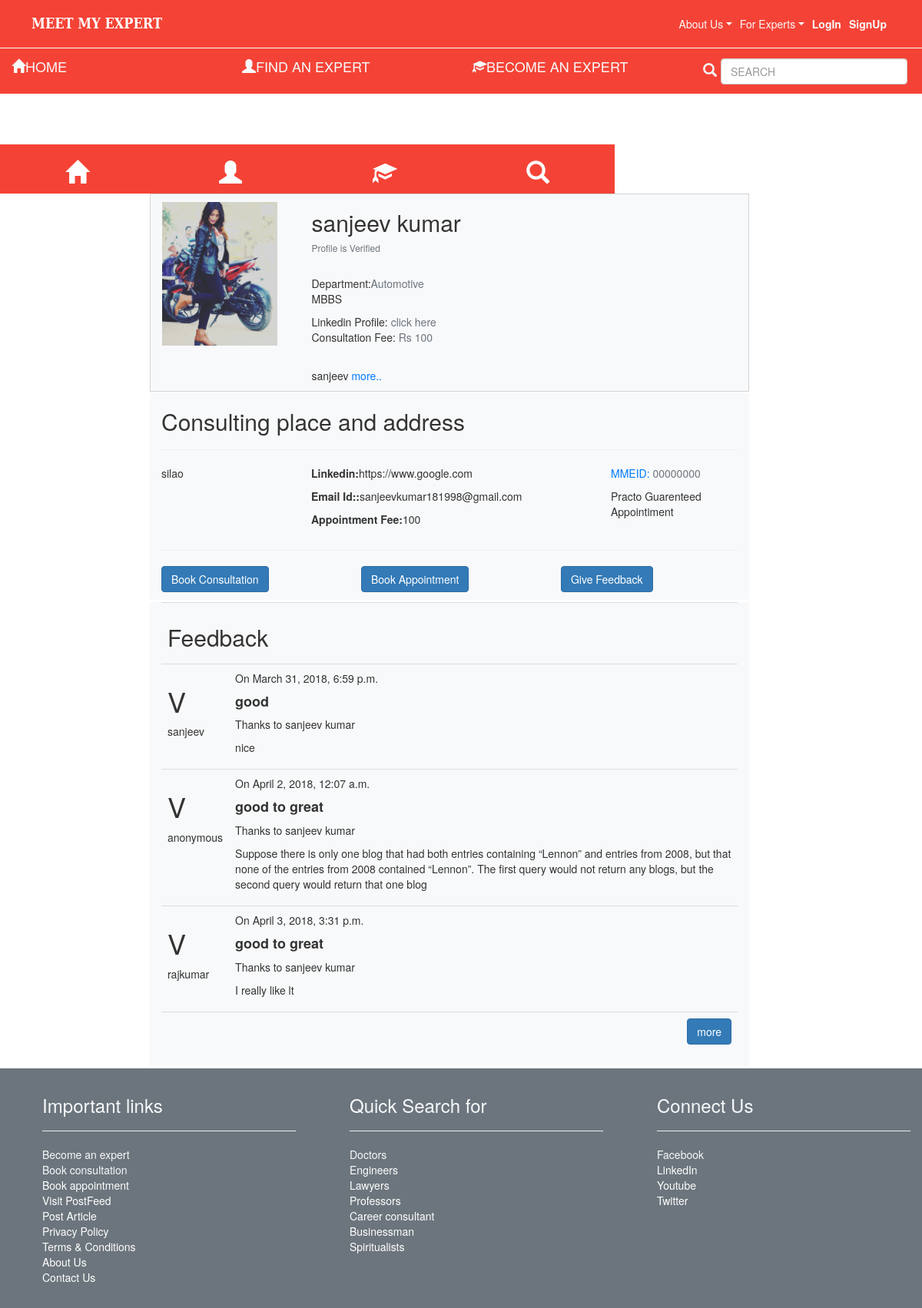
Page /expert/detailpage/1/ on the committed database.
### expert/models.py (models this page shows, shortened)
class Expert(models.Model):
    user = models.ForeignKey(User)
    department = models.CharField(max_length=50,choices=DEPARTMENT)
    profession = models.CharField(max_length=50,choices=PROFESSION)
    profile_pic = ThumbnailerImageField(upload_to='profile_pics/', blank=True, null=False)
    joined_date = models.DateTimeField(auto_now=True)
    approved_expert = models.BooleanField(default=False)
    mme_id = models.CharField(max_length=10,default='00000000')
    profile_name = models.CharField(max_length=50,null=False)
    achievements = models.CharField(max_length=100,null=False)
    linkedin_Profile = models.URLField()
    appointment_fee = models.IntegerField()
    about = models.TextField(null=True)
    address = models.CharField(max_length=100)
    emailid = models.EmailField()
    class Meta:
        ordering = ['appointment_fee']

class Feedback(models.Model):
    expert = models.ForeignKey(Expert,related_name='feedbacks',null=True)
    user = models.CharField(max_length=30,default='anonymous')
    title = models.CharField(max_length=50)
    rating = models.IntegerField(choices=RATING)
    description = models.TextField()
    created_date = models.DateTimeField(auto_now=True)

### expert/views.py (the view)
# urls.py: url(r'^detailpage/(?P<pk>\d+)/$',views.ExpertDetailView.as_view(),name='expertsdetailpage'),
class ExpertDetailView(DetailView):
    model = Expert

### expert/templates/expert/expert_detail.html (shortened to what this page needs)
{% extends 'expert/expert_base.html' %}
{% load staticfiles %}
{% load thumbnail %}
{% load easy_thumbnails_tags %}
{% load bootstrap3 %}
{% block headcontent %}
       <link rel="stylesheet" href="{% static 'MeetMyExpert/expert/css/expert_detail.css' %}">
       <link rel="stylesheet" href="https://maxcdn.bootstrapcdn.com/bootstrap/4.0.0/css/bootstrap.min.css">
       <link rel="stylesheet" href="https://maxcdn.bootstrapcdn.com/bootstrap/3.3.7/css/bootstrap.min.css">
{% endblock %}
{% block content %}
    <div class="secondarybody">
      <div class="bottomHeader container-fluid mb-1">
        <div class="row  text-light py-1">
            <div class="col-md-3 mx-auto">
                <a href="#" class="text-light"><h4><i class="glyphicon glyphicon-home"></i>HOME</h4></a>
            </div>
            <div class="col-md-3 mx-auto">
                <a href="{% url 'experts:expertslistpage' %}" class="text-light"><h4><i class="glyphicon glyphicon-user"></i>FIND AN EXPERT </h4></a>
            </div>
            <div class="col-md-3 mx-auto">
                <a href="#" class="text-light"><h4><i class="glyphicon glyphicon-education"></i>BECOME AN EXPERT</h4>
                </a>
            </div>
            <div class="col-md-3 mx-auto">
                <span><h4><i class="glyphicon glyphicon-search"></i><input type="search" class="text-dark form-control ml-2" placeholder="SEARCH"
                style="width:90%;display: inline"></h4></span>
            </div>
        </div>
    </div>
        <div class="space" style="height:1.3rem; "></div>
      <div class="container-fluid px-0">
            <table class="bottomHeaderSm mx-0">
                <tr>
                    <td class="text-center text-light"><a href="#"><h2><i class="glyphicon glyphicon-home "></i></h2></a></td>
                    <td class="text-center text-light"><a href="#"><h2><i class="glyphicon glyphicon-user "></i></h2></a></td>
                    <td class="text-center text-light"><a href="#"><h2><i class="glyphicon glyphicon-education"></i></h2></a></td>
                    <td class="text-center text-light"><a href="#"><h2><i class="glyphicon glyphicon-search"></i></h2></a></td>
                </tr>
            </table>
      </div>
      <div class="container-fluid row ">
       <div class="col-md-2 col-sm-0"></div>
       <div class="col-md-8 bg-light  " style="border: 0.5px solid rgba(143,143,143,0.36)">
           <div class="row">
               <div class="col-xs-12 col-sm-3" >
                   <img src="{% thumbnail expert.profile_pic 450x450 %}"
                         class="img-fluid mt-3" alt="profile_pic" height="200" width="150">
               </div>
               <div class="col-xs-12 col-sm-9" >
                   <h2>{{ expert.profile_name }}<h6 class="text-secondary">Profile is Verified</h6><br></h2>
                   <p>Department:<span class="text-secondary">{{ expert.department }}</span><br>
                       {{ expert.achievements }}
                   </p>
                   <p>
                       Linkedin Profile:<a href="{{ expert.linkedin_Profile }}"><span class="text-secondary">&nbsp;click here</span></a><br>
                        Consultation Fee:<span class="text-secondary">&nbsp;Rs {{ expert.appointment_fee }}</span><br><br>
                   </p>
                   <p>{{ expert.about }}
                       <a href="#" class="text-primary">more..</a>
                   </p>
               </div>
           </div>
       </div>
       <div class="col-md-2 col-sm-0"></div>
   </div>
      <div class="container-fluid my-1 row ">
        <div class="col-md-2 col-sm-0"></div>
        <div class="col-md-8 bg-light">
            <h2>Consulting place and address</h2><hr>
            <div class="row">
                <div class="col-xs-12 col-sm-3">
                    <p>{{ expert.address }}</p>
                </div>
                <div class="col-xs-12 col-sm-6">
                    <p><strong>Linkedin:</strong>{{ expert.linkedin_Profile }}</p>
                    <p><strong>Email Id::</strong>{{ expert.emailid }}</p>
                    <p><strong>Appointment Fee:</strong>{{ expert.appointment_fee }}</p>
                </div>
                <div class="col-xs-12 col-sm-3">
                    <p class="text-primary"> MMEID:<span class="text-secondary">&nbsp;{{ expert.mme_id }}</span></p>
                    <p>Practo Guarenteed<br>
                        Appointiment</p>
                </div>
            </div>
            <hr>
            <div class="row pb-3">
                    <div class="col-sm-4 col-xs-6">
                        <a href="#" class="btn btn-primary">Book Consultation</a>
                    </div>
                    <div class="col-sm-4 col-xs-6">
                        <a href="#" class="btn btn-primary">Book Appointment</a>
                    </div>
                    <div class="col-sm-4 col-xs-6">
                        <a class="btn btn-primary" href="{% url 'expert:add_feedback_to_expert' pk=expert.pk%}">Give Feedback</a>
                    </div>
            </div>
        </div>
        <div class="col-md-2 col-sm-0"></div>
   </div>
      <div class="container-fluid my-1 row">
       <div class="col-md-2 col-sm-0"></div>
       <div class="col-md-8  bg-light">
           <table class="table">
               <tr><th colspan="3"><h2>Feedback</h2></th></tr>
               {% for feedback in expert.feedbacks.all  %}
               <tr>
                   <td><h1>V</h1>
                    {{ feedback.user }}</td>
                   <td>On {{ feedback.created_date }}<br>
                       <h4><b>{{ feedback.title }}</b></h4>
                       <p>Thanks to {{ feedback.expert.profile_name }}</p>
                       <p>{{ feedback.description }}</p>
                   </td>
               </tr>
               {% endfor %}
               <tr>
                   <td colspan="3">
                       <input type="submit" value="more" class="btn btn-primary pull-right">
                   </td>
               </tr>
           </table>
       </div>
       <div class="col-md-2 col-sm-0"></div>
   </div>
    </div>
{% endblock %}

### static/MeetMyExpert/css/master.css (style rules this page uses)
.topHeader,.bottomHeader,.footer { background-color: #F44336; }

### static/MeetMyExpert/expert/css/expert_detail.css (style rules this page uses)
.topHeader,.bottomHeader,.footer,.bottomHeaderSm { background-color: #F44336; }
.bottomHeaderSm td { width: 200px; margin-right: auto; margin-left: auto; }
.footer a,.footer p,table a,a:hover { color:white; text-decoration: none; }
td { margin-right: auto; margin-left: auto; }
a { text-decoration: none; }
.bottomHeader { margin-top: 60px; }
.bottomHeaderSm { margin-top: 50px; }

### rows in the picture
Expert: profile_pic (picture), profile_name "sanjeev kumar", department "Automotive", achievements "MBBS", appointment_fee "100", about "sanjeev", address "silao", linkedin_Profile "https://www.google.com", emailid "sanjeevkumar181998@gmail.com", mme_id "00000000"
Feedback: user "sanjeev", created_date "March 31, 2018, 6:59 p.m.", title "good", expert.profile_name "sanjeev kumar", description "nice"
Feedback: user "anonymous", created_date "April 2, 2018, 12:07 a.m.", title "good to great", expert.profile_name "sanjeev kumar", description "Suppose there is only one blog that had both entries containing “Lennon” and entries from 2008, but that none of the entries from 2008 contained “Lennon”. The first query would not return any blogs, but the second query would return that one blog"
Feedback: user "rajkumar", created_date "April 3, 2018, 3:31 p.m.", title "good to great", expert.profile_name "sanjeev kumar", description "I really like lt"
